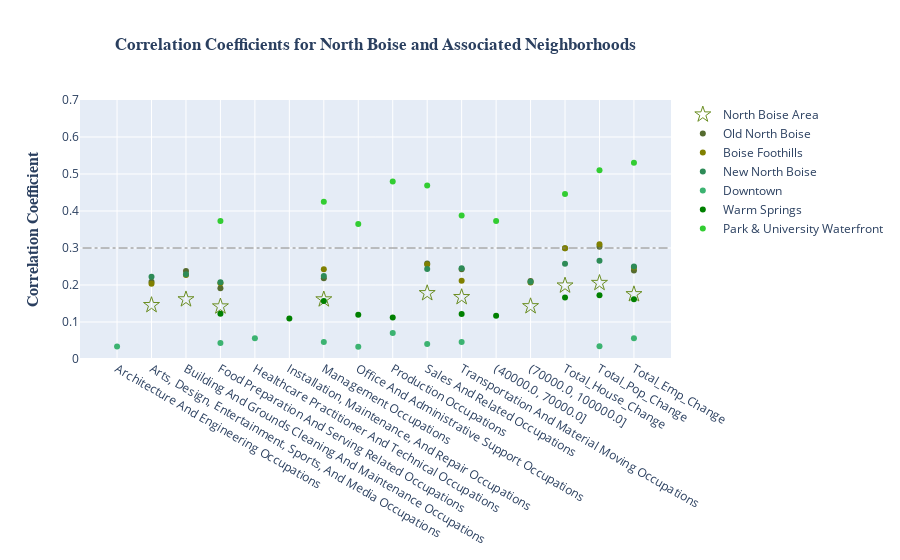

The cell this chart's notebook holds for it:
### Markdown cell above
## North Boise

### Code cell
df = pd.read_pickle('NB-Coeff-compare.pkl')
df2 = pd.read_pickle('a-Coeff-compare.pkl')


df = pd.merge(df,df2, on = 'index', how = 'outer')

df = df.dropna(thresh = 2)
df = df.reset_index(drop = True)

df = df.iloc[1:]

NB_fig = go.Figure()

NB_fig.add_trace(go.Scatter(x= df['index'], y=df['N_Boise'],
                    mode='markers',
                    marker_color = 'rgb(107,142,35)',
                    marker=dict(size= 12, symbol = "star-open"),          
                    name='North Boise Area'))

NB_fig.add_trace(go.Scatter(x= df['index'], y=df['NB_Old_N_Boise'],
                    mode='markers',
                    marker_color = 'rgb(85,107,47)',
                    name='Old North Boise'))

NB_fig.add_trace(go.Scatter(x= df['index'], y=df['NB_B_Foothills'],
                    mode='markers',  
                    marker_color='rgb(128,128,0)',  
                    name='Boise Foothills'))

NB_fig.add_trace(go.Scatter(x= df['index'], y=df['NB_New_N_Boise'],
                    mode='markers',  
                    marker_color='rgb(46,139,87)',     
                    name='New North Boise'))

NB_fig.add_trace(go.Scatter(x= df['index'], y=df['NB_Downtown'],
                    mode='markers',
                    marker_color='rgb(60,179,113)',     
                    name='Downtown'))

NB_fig.add_trace(go.Scatter(x= df['index'], y=df['NB_Warm_Springs'],
                    mode='markers',  
                    marker_color='rgb(0,128,0)',     
                    name='Warm Springs'))


NB_fig.add_trace(go.Scatter(x= df['index'], y=df['NB_PU_Waterfront'],
                    mode='markers',
                    marker_color='rgb(50,205,50)',     
                    name='Park & University Waterfront'))


NB_fig.update_layout(
    shapes=[
        # Line Horizontal
        go.layout.Shape(
            type="line",
            x0=0,y0=.7,
            x1=11,y1=.7,
            line=dict(
                color="Grey",
                width=1,
                dash="dashdot",),),])
NB_fig.update_layout(
    shapes=[
        # Line Horizontal
        go.layout.Shape(
            type="line",
            x0=-1,y0=.3,
            x1=16,y1=.3,
            line=dict(
                color="Grey",
                width=1,
                dash="dashdot",),),])

NB_fig.update_layout(
    title=go.layout.Title(
        text="<b>Correlation Coefficients for North Boise and Associated Neighborhoods<b>",
        font = dict( 
            family = 'Times New Roman'),
        xref="paper",
        x=.5
    ),
    yaxis=go.layout.YAxis(
        title=go.layout.yaxis.Title(
            text="<b>Correlation Coefficient<b>",
            font=dict(
                family="Times New Roman",
                size=16,
#                color="#7f7f7f"
            )
        ),
        range = [0,.7]
    ))


NB_fig.write_image("images/NB_fig.jpg")
NB_fig.show()

### Figure 1 — Plotly figure (JSON) as saved in the notebook; plotly's stock layout.template omitted (floating-point values rounded to 4 significant figures)
{"data": [{"marker": {"color": "rgb(107,142,35)", "size": 12, "symbol": "star-open"}, "mode": "markers", "name": "North Boise Area", "type": "scatter", "x": ["Architecture And Engineering Occupations", "Arts, Design, Entertainment, Sports, And Media Occupations", "Building And Grounds Cleaning And Maintenance Occupations", "Food Preparation And Serving Related Occupations", "Healthcare Practitioner And Technical Occupations", "Installation, Maintenance, And Repair Occupations", "Management Occupations", "Office And Administrative Support Occupations", "Production Occupations", "Sales And Related Occupations", "Transportation And Material Moving Occupations", "(40000.0, 70000.0]", "(70000.0, 100000.0]", "Total_House_Change", "Total_Pop_Change", "Total_Emp_Change"], "y": [null, 0.1457, 0.1612, 0.142, null, null, 0.1611, null, null, 0.1779, 0.1673, null, 0.1426, 0.1985, 0.2055, 0.175]}, {"marker": {"color": "rgb(85,107,47)"}, "mode": "markers", "name": "Old North Boise", "type": "scatter", "x": ["Architecture And Engineering Occupations", "Arts, Design, Entertainment, Sports, And Media Occupations", "Building And Grounds Cleaning And Maintenance Occupations", "Food Preparation And Serving Related Occupations", "Healthcare Practitioner And Technical Occupations", "Installation, Maintenance, And Repair Occupations", "Management Occupations", "Office And Administrative Support Occupations", "Production Occupations", "Sales And Related Occupations", "Transportation And Material Moving Occupations", "(40000.0, 70000.0]", "(70000.0, 100000.0]", "Total_House_Change", "Total_Pop_Change", "Total_Emp_Change"], "y": [null, 0.2089, 0.2377, 0.1909, null, null, 0.2184, null, null, 0.258, 0.2427, null, 0.2105, 0.2993, 0.3036, 0.2391]}, {"marker": {"color": "rgb(128,128,0)"}, "mode": "markers", "name": "Boise Foothills", "type": "scatter", "x": ["Architecture And Engineering Occupations", "Arts, Design, Entertainment, Sports, And Media Occupations", "Building And Grounds Cleaning And Maintenance Occupations", "Food Preparation And Serving Related Occupations", "Healthcare Practitioner And Technical Occupations", "Installation, Maintenance, And Repair Occupations", "Management Occupations", "Office And Administrative Support Occupations", "Production Occupations", "Sales And Related Occupations", "Transportation And Material Moving Occupations", "(40000.0, 70000.0]", "(70000.0, 100000.0]", "Total_House_Change", "Total_Pop_Change", "Total_Emp_Change"], "y": [null, 0.2037, 0.227, 0.2045, null, null, 0.2426, null, null, 0.2553, 0.2117, null, 0.207, 0.2992, 0.3101, 0.2471]}, {"marker": {"color": "rgb(46,139,87)"}, "mode": "markers", "name": "New North Boise", "type": "scatter", "x": ["Architecture And Engineering Occupations", "Arts, Design, Entertainment, Sports, And Media Occupations", "Building And Grounds Cleaning And Maintenance Occupations", "Food Preparation And Serving Related Occupations", "Healthcare Practitioner And Technical Occupations", "Installation, Maintenance, And Repair Occupations", "Management Occupations", "Office And Administrative Support Occupations", "Production Occupations", "Sales And Related Occupations", "Transportation And Material Moving Occupations", "(40000.0, 70000.0]", "(70000.0, 100000.0]", "Total_House_Change", "Total_Pop_Change", "Total_Emp_Change"], "y": [null, 0.2223, 0.2292, 0.2073, null, null, 0.2242, null, null, 0.243, 0.2453, null, 0.2091, 0.2578, 0.2653, 0.2499]}, {"marker": {"color": "rgb(60,179,113)"}, "mode": "markers", "name": "Downtown", "type": "scatter", "x": ["Architecture And Engineering Occupations", "Arts, Design, Entertainment, Sports, And Media Occupations", "Building And Grounds Cleaning And Maintenance Occupations", "Food Preparation And Serving Related Occupations", "Healthcare Practitioner And Technical Occupations", "Installation, Maintenance, And Repair Occupations", "Management Occupations", "Office And Administrative Support Occupations", "Production Occupations", "Sales And Related Occupations", "Transportation And Material Moving Occupations", "(40000.0, 70000.0]", "(70000.0, 100000.0]", "Total_House_Change", "Total_Pop_Change", "Total_Emp_Change"], "y": [0.03352, null, null, 0.04302, 0.0564, null, 0.04623, 0.0332, 0.06993, 0.04072, 0.046, null, null, null, 0.03476, 0.05612]}, {"marker": {"color": "rgb(0,128,0)"}, "mode": "markers", "name": "Warm Springs", "type": "scatter", "x": ["Architecture And Engineering Occupations", "Arts, Design, Entertainment, Sports, And Media Occupations", "Building And Grounds Cleaning And Maintenance Occupations", "Food Preparation And Serving Related Occupations", "Healthcare Practitioner And Technical Occupations", "Installation, Maintenance, And Repair Occupations", "Management Occupations", "Office And Administrative Support Occupations", "Production Occupations", "Sales And Related Occupations", "Transportation And Material Moving Occupations", "(40000.0, 70000.0]", "(70000.0, 100000.0]", "Total_House_Change", "Total_Pop_Change", "Total_Emp_Change"], "y": [null, null, null, 0.1223, null, 0.1094, 0.157, 0.1199, 0.1121, null, 0.1216, 0.1171, null, 0.1659, 0.1722, 0.1612]}, {"marker": {"color": "rgb(50,205,50)"}, "mode": "markers", "name": "Park & University Waterfront", "type": "scatter", "x": ["Architecture And Engineering Occupations", "Arts, Design, Entertainment, Sports, And Media Occupations", "Building And Grounds Cleaning And Maintenance Occupations", "Food Preparation And Serving Related Occupations", "Healthcare Practitioner And Technical Occupations", "Installation, Maintenance, And Repair Occupations", "Management Occupations", "Office And Administrative Support Occupations", "Production Occupations", "Sales And Related Occupations", "Transportation And Material Moving Occupations", "(40000.0, 70000.0]", "(70000.0, 100000.0]", "Total_House_Change", "Total_Pop_Change", "Total_Emp_Change"], "y": [null, null, null, 0.373, null, null, 0.4247, 0.3647, 0.4798, 0.4686, 0.3876, 0.3731, null, 0.4462, 0.5099, 0.5301]}], "layout": {"shapes": [{"line": {"color": "Grey", "dash": "dashdot", "width": 1}, "type": "line", "x0": -1, "x1": 16, "y0": 0.3, "y1": 0.3}], "title": {"font": {"family": "Times New Roman"}, "text": "<b>Correlation Coefficients for North Boise and Associated Neighborhoods<b>", "x": 0.5, "xref": "paper"}, "yaxis": {"range": [0, 0.7], "title": {"font": {"family": "Times New Roman", "size": 16}, "text": "<b>Correlation Coefficient<b>"}}}}
